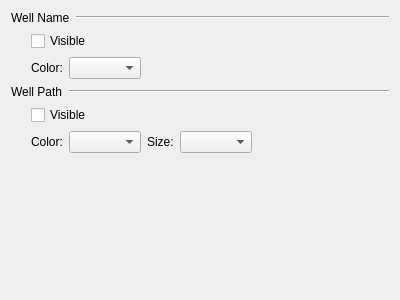
<?xml version="1.0" encoding="UTF-8"?>
<ui version="4.0">
 <class>CXPageWellVis</class>
 <widget class="QWidget" name="CXPageWellVis">
  <property name="geometry">
   <rect>
    <x>0</x>
    <y>0</y>
    <width>400</width>
    <height>300</height>
   </rect>
  </property>
  <property name="windowTitle">
   <string>CXPageWellVis</string>
  </property>
  <layout class="QVBoxLayout" name="verticalLayout">
   <item>
    <layout class="QHBoxLayout" name="horizontalLayout">
     <item>
      <widget class="QLabel" name="label">
       <property name="sizePolicy">
        <sizepolicy hsizetype="Fixed" vsizetype="Preferred">
         <horstretch>0</horstretch>
         <verstretch>0</verstretch>
        </sizepolicy>
       </property>
       <property name="text">
        <string>Well Name</string>
       </property>
      </widget>
     </item>
     <item>
      <widget class="Line" name="line">
       <property name="orientation">
        <enum>Qt::Horizontal</enum>
       </property>
      </widget>
     </item>
    </layout>
   </item>
   <item>
    <layout class="QGridLayout" name="gridLayout_2">
     <item row="1" column="0">
      <spacer name="horizontalSpacer">
       <property name="orientation">
        <enum>Qt::Horizontal</enum>
       </property>
       <property name="sizeType">
        <enum>QSizePolicy::Fixed</enum>
       </property>
       <property name="sizeHint" stdset="0">
        <size>
         <width>20</width>
         <height>20</height>
        </size>
       </property>
      </spacer>
     </item>
     <item row="2" column="1">
      <widget class="QLabel" name="label_2">
       <property name="text">
        <string>Color:</string>
       </property>
      </widget>
     </item>
     <item row="2" column="2">
      <widget class="CXButtonColorEdit" name="m_cbbNameColor"/>
     </item>
     <item row="2" column="3">
      <spacer name="horizontalSpacer_2">
       <property name="orientation">
        <enum>Qt::Horizontal</enum>
       </property>
       <property name="sizeHint" stdset="0">
        <size>
         <width>40</width>
         <height>20</height>
        </size>
       </property>
      </spacer>
     </item>
     <item row="1" column="1" colspan="2">
      <widget class="QCheckBox" name="m_cbNameVisible">
       <property name="text">
        <string>Visible</string>
       </property>
      </widget>
     </item>
    </layout>
   </item>
   <item>
    <layout class="QHBoxLayout" name="horizontalLayout_2">
     <item>
      <widget class="QLabel" name="label_3">
       <property name="sizePolicy">
        <sizepolicy hsizetype="Fixed" vsizetype="Preferred">
         <horstretch>0</horstretch>
         <verstretch>0</verstretch>
        </sizepolicy>
       </property>
       <property name="text">
        <string>Well Path</string>
       </property>
      </widget>
     </item>
     <item>
      <widget class="Line" name="line_2">
       <property name="orientation">
        <enum>Qt::Horizontal</enum>
       </property>
      </widget>
     </item>
    </layout>
   </item>
   <item>
    <layout class="QGridLayout" name="gridLayout_3">
     <item row="2" column="2">
      <widget class="CXButtonColorEdit" name="m_cbbPathColor"/>
     </item>
     <item row="2" column="1">
      <widget class="QLabel" name="label_4">
       <property name="text">
        <string>Color:</string>
       </property>
      </widget>
     </item>
     <item row="1" column="0">
      <spacer name="horizontalSpacer_3">
       <property name="orientation">
        <enum>Qt::Horizontal</enum>
       </property>
       <property name="sizeType">
        <enum>QSizePolicy::Fixed</enum>
       </property>
       <property name="sizeHint" stdset="0">
        <size>
         <width>20</width>
         <height>20</height>
        </size>
       </property>
      </spacer>
     </item>
     <item row="2" column="3">
      <widget class="QLabel" name="label_5">
       <property name="text">
        <string>Size:</string>
       </property>
      </widget>
     </item>
     <item row="2" column="4">
      <widget class="CXLineWidthListCombBox" name="m_cbbPathWidth"/>
     </item>
     <item row="1" column="1" colspan="2">
      <widget class="QCheckBox" name="m_cbPathVisible">
       <property name="text">
        <string>Visible</string>
       </property>
      </widget>
     </item>
     <item row="2" column="5">
      <spacer name="horizontalSpacer_4">
       <property name="orientation">
        <enum>Qt::Horizontal</enum>
       </property>
       <property name="sizeHint" stdset="0">
        <size>
         <width>40</width>
         <height>20</height>
        </size>
       </property>
      </spacer>
     </item>
    </layout>
   </item>
   <item>
    <spacer name="verticalSpacer">
     <property name="orientation">
      <enum>Qt::Vertical</enum>
     </property>
     <property name="sizeHint" stdset="0">
      <size>
       <width>20</width>
       <height>40</height>
      </size>
     </property>
    </spacer>
   </item>
  </layout>
 </widget>
 <layoutdefault spacing="6" margin="11"/>
 <customwidgets>
  <customwidget>
   <class>CXButtonColorEdit</class>
   <extends>QComboBox</extends>
   <header>xbuttoncoloredit.h</header>
  </customwidget>
  <customwidget>
   <class>CXLineWidthListCombBox</class>
   <extends>QComboBox</extends>
   <header>xlinecomponent.h</header>
  </customwidget>
 </customwidgets>
 <resources/>
 <connections/>
</ui>
